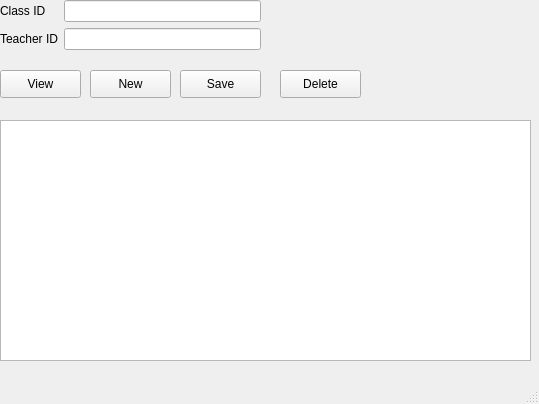
<?xml version="1.0" encoding="UTF-8"?>
<ui version="4.0">
 <class>Classes</class>
 <widget class="QMainWindow" name="Classes">
  <property name="geometry">
   <rect>
    <x>0</x>
    <y>0</y>
    <width>539</width>
    <height>404</height>
   </rect>
  </property>
  <property name="windowTitle">
   <string>MainWindow</string>
  </property>
  <widget class="QWidget" name="centralwidget">
   <widget class="QWidget" name="formLayoutWidget">
    <property name="geometry">
     <rect>
      <x>0</x>
      <y>0</y>
      <width>261</width>
      <height>61</height>
     </rect>
    </property>
    <layout class="QFormLayout" name="formLayout">
     <item row="0" column="0">
      <widget class="QLabel" name="label">
       <property name="text">
        <string>Class ID</string>
       </property>
      </widget>
     </item>
     <item row="0" column="1">
      <widget class="QLineEdit" name="txt_classid"/>
     </item>
     <item row="1" column="0">
      <widget class="QLabel" name="label_2">
       <property name="text">
        <string>Teacher ID</string>
       </property>
      </widget>
     </item>
     <item row="1" column="1">
      <widget class="QLineEdit" name="txt_teacher"/>
     </item>
    </layout>
   </widget>
   <widget class="QPushButton" name="btn_new">
    <property name="geometry">
     <rect>
      <x>90</x>
      <y>70</y>
      <width>81</width>
      <height>28</height>
     </rect>
    </property>
    <property name="text">
     <string>New</string>
    </property>
   </widget>
   <widget class="QPushButton" name="btn_view">
    <property name="geometry">
     <rect>
      <x>0</x>
      <y>70</y>
      <width>81</width>
      <height>28</height>
     </rect>
    </property>
    <property name="text">
     <string>View</string>
    </property>
   </widget>
   <widget class="QPushButton" name="btn_delete">
    <property name="geometry">
     <rect>
      <x>280</x>
      <y>70</y>
      <width>81</width>
      <height>28</height>
     </rect>
    </property>
    <property name="text">
     <string>Delete</string>
    </property>
   </widget>
   <widget class="QTableWidget" name="tbl_classes">
    <property name="geometry">
     <rect>
      <x>0</x>
      <y>120</y>
      <width>531</width>
      <height>241</height>
     </rect>
    </property>
   </widget>
   <widget class="QPushButton" name="btn_save">
    <property name="geometry">
     <rect>
      <x>180</x>
      <y>70</y>
      <width>81</width>
      <height>28</height>
     </rect>
    </property>
    <property name="text">
     <string>Save</string>
    </property>
   </widget>
  </widget>
  <widget class="QMenuBar" name="menubar">
   <property name="geometry">
    <rect>
     <x>0</x>
     <y>0</y>
     <width>539</width>
     <height>26</height>
    </rect>
   </property>
  </widget>
  <widget class="QStatusBar" name="statusbar"/>
 </widget>
 <resources/>
 <connections/>
</ui>
